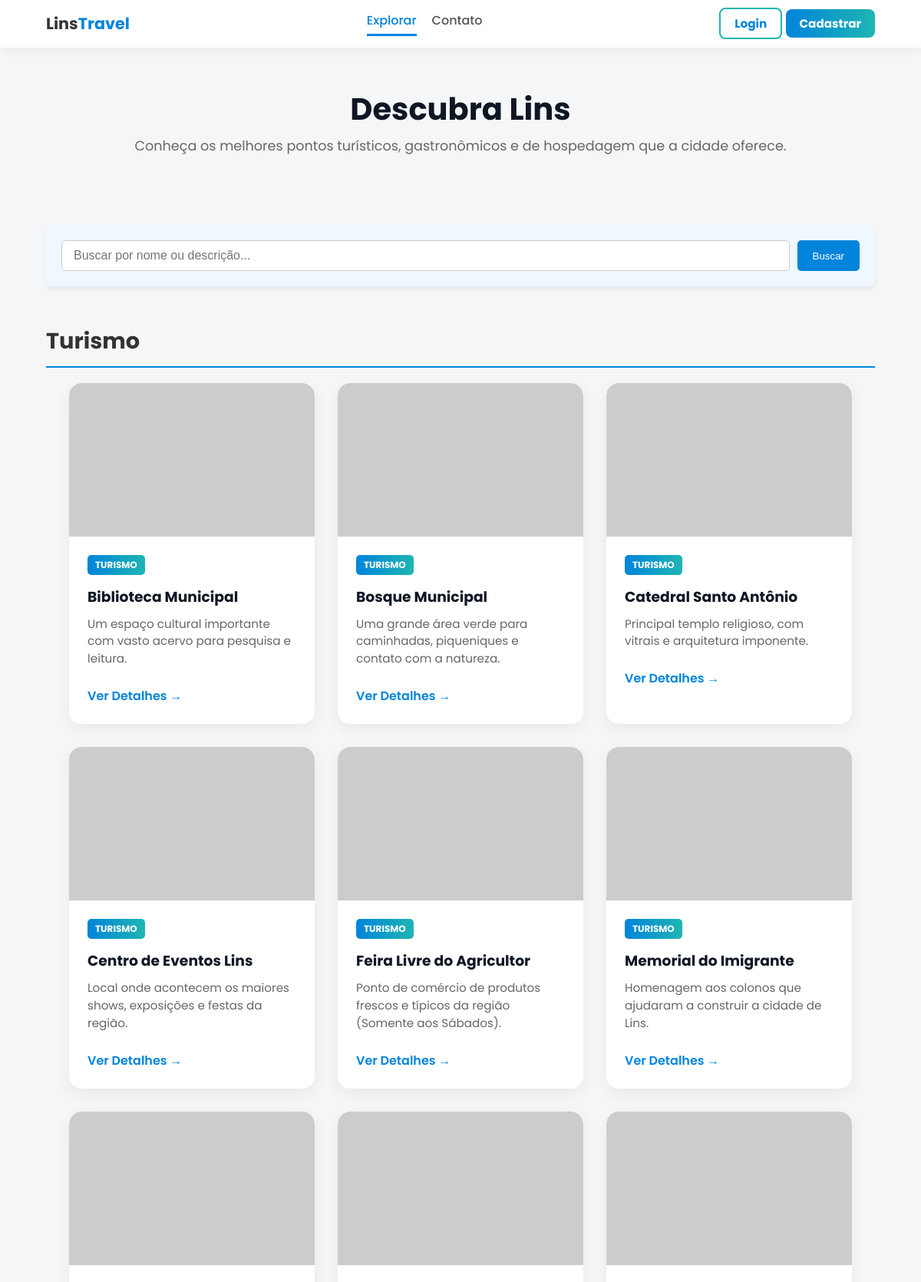
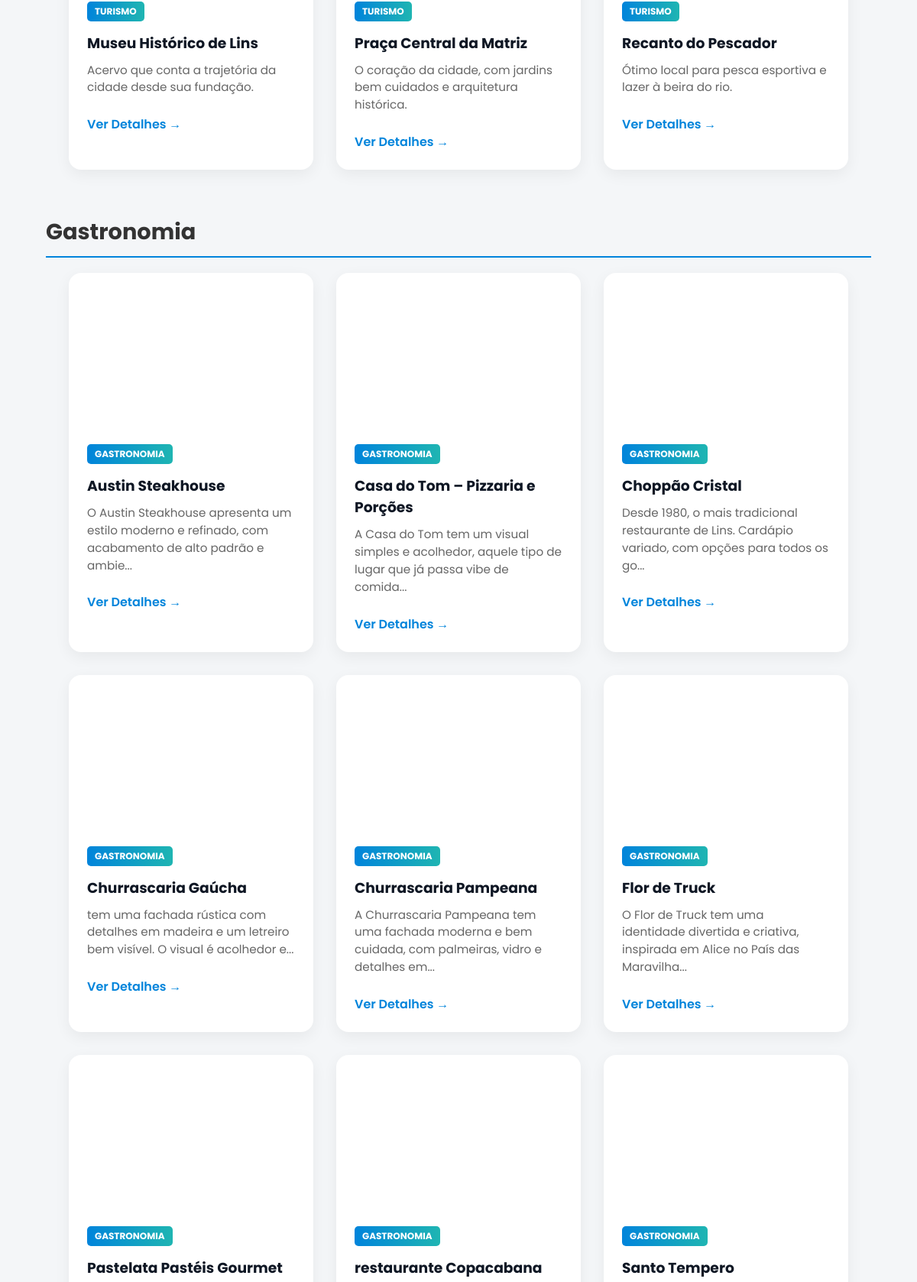
Screenshot of /php/explorar.php (upper part) with the database file from the repository (2 pictures, top to bottom).
### tables this page shows
CREATE TABLE `lugares` (
  `id` int(11) NOT NULL,
  `dono_id` int(11) NOT NULL,
  `nome` varchar(255) NOT NULL,
  `descricao` text NOT NULL,
  `endereco` varchar(255) NOT NULL,
  `imagem` varchar(255) NOT NULL,
  `categoria` enum('destaque','turismo','gastronomia','hospedagem') NOT NULL,
  `status_aprovacao` enum('pendente','aprovado','rejeitado','') NOT NULL,
  `estrelas_media` decimal(2,1) NOT NULL,
  `data_cadastro` datetime NOT NULL,
  `cep` varchar(10) DEFAULT NULL,
  `telefone` varchar(15) DEFAULT NULL
);

### php/explorar.php (the view, shortened to what this page needs)
<?php
include "conn.php";
function buscarLocaisAprovados($pdo, $termoBusca = null) {
    $sql = "SELECT
                id,
                nome,
                descricao,
                categoria,
                imagem
            FROM lugares
            WHERE status_aprovacao = 'aprovado'";
    $params = [];
    $sql .= " ORDER BY categoria, nome ASC";
    try {
        $stmt = $pdo->prepare($sql);
        $stmt->execute($params);
        return $stmt->fetchAll(PDO::FETCH_ASSOC);
    } catch (PDOException $e) {
        error_log("Erro ao buscar locais aprovados: " . $e->getMessage());
        return [];
    }
}
$termoBusca = $_GET['busca'] ?? null;
$locais = buscarLocaisAprovados($pdo, $termoBusca);
$locaisPorCategoria = [];
foreach ($locais as $lugar) {
    $categoria_key = strtolower($lugar['categoria']);
    $locaisPorCategoria[$categoria_key][] = $lugar;
}
$categoriasMap = [
    'destaque' => 'Destaques',
    'turismo' => 'Turismo',
    'gastronomia' => 'Gastronomia',
    'hospedagem' => 'Hospedagem'
];
$isLoggedIn = isset($_SESSION['user']);
$userRole = $_SESSION['user']['role'] ?? null;
?>
<!DOCTYPE html>
<html lang="pt-br">
<head>
    <link rel="stylesheet" href="../css/style.css">
    <link rel="stylesheet" href="../css/explorar.css">
</head>
<body>
<header class="site-header">
    <nav class="navbar" id="navbar">
        <div class="container nav-inner">
            <a class="brand" href="../index.php">Lins<span class="brand-accent">Travel</span></a>
            <div class="nav-links" id="navLinks">
                <a href="explorar.php" class="nav-active">Explorar</a>
                <a href="contato.php">Contato</a>
            </div>
            <div class="nav-actions">
                <?php if ($isLoggedIn): ?>
                    <div class="user-greeting">
                        Olá, <?= htmlspecialchars($_SESSION['user']['name'] ?? 'Usuário') ?>
                        <?php if ($userRole === 'ADM'): ?>
                            <a href="admin_dashboard.php" class="btn btn-primary" style="margin-right: 10px; padding: 5px 10px;">Administração</a>
                        <?php endif; ?>
                        <?php if ($userRole === 'DONO'): ?>
                            <a href="owner_dashboard.php" class="btn btn-primary" style="margin-right: 10px; padding: 5px 10px;">Meu Painel</a>
                        <?php endif; ?>
                        <a href="logout.php" class="btn btn-outline">Sair</a>
                    </div>
                <?php else: ?>
                    <a class="btn btn-outline" href="login.php">Login</a>
                    <a class="btn btn-primary" href="create.php">Cadastrar</a>
                <?php endif; ?>
            </div>
        </div>
    </nav>
</header>
<main>
    <header class="page-header">
        <div class="container">
            <h1>Descubra Lins</h1>
            <p>Conheça os melhores pontos turísticos, gastronômicos e de hospedagem que a cidade oferece.</p>
        </div>
    </header>
    <section class="section explorar-section">
        <div class="container">
            <form action="explorar.php" method="GET" class="search-form">
                <input type="text" name="busca" placeholder="Buscar por nome ou descrição..." value="<?= htmlspecialchars($termoBusca ?? '') ?>">
                <button type="submit">Buscar</button>
            </form>
            <?php if (empty($locais)): ?>
                <div class="no-results">
                    <p>Nenhum local aprovado encontrado no momento<?php echo $termoBusca ? ' para o termo: "'.htmlspecialchars($termoBusca).'"' : ''; ?>.</p>
                    <p>Volte mais tarde ou <a href="contato.php" class="action-link">entre em contato</a> para sugerir um local!</p>
                </div>
            <?php else: ?>
                <?php
                foreach ($categoriasMap as $categoria_key => $categoria_titulo):
                    if (isset($locaisPorCategoria[$categoria_key])):
                ?>
                        <section id="<?= $categoria_key ?>" class="category-section">
                            <h2 class="category-title"><?= $categoria_titulo ?></h2>
                            <div class="grid">
                                <?php foreach ($locaisPorCategoria[$categoria_key] as $lugar):
                                    $detail_link = "detalhe.php?id=" . $lugar['id'];
                                ?>
                                    <a href="<?= $detail_link ?>" class="card">
                                        <div class="card-media"
                                            style="background-image: url('<?= htmlspecialchars($lugar['imagem']) ?>');"
                                            onerror="this.style.backgroundImage='url(https://placehold.co/400x200/cccccc/333333?text=Imagem+N%C3%A3o+Dispon%C3%ADvel)'">
                                        </div>
                                        <div class="card-body">
                                            <span class="status-badge"
                                                style="background: linear-gradient(90deg, #0084db, #1fb5b2); font-size: 0.75rem;">
                                                <?= htmlspecialchars(ucfirst($lugar['categoria'])) ?>
                                            </span>
                                            <h3><?= htmlspecialchars($lugar['nome']) ?></h3>
                                            <p>
                                                <?= htmlspecialchars(mb_strimwidth($lugar['descricao'], 0, 100, "...")) ?>
                                            </p>
                                            <div class="card-action-btn">
                                                Ver Detalhes &rarr;
                                            </div>
                                        </div>
                                    </a>
                                <?php endforeach; ?>
                            </div>
                        </section>
                <?php
                    endif;
                endforeach;
                ?>
            <?php endif; ?>
        </div>
    </section>
</main>
</body>
</html>

### css/style.css (style rules this page uses)
* { margin: 0; padding: 0; box-sizing: border-box; }
body { font-family: "Poppins", Arial, sans-serif; background-color: #f4f6f8; color: #333; line-height: 1.5; }
.container { width: 90%; max-width: 1100px; margin: 0 auto; }
.navbar { background-color: #ffffff; box-shadow: 0 4px 12px rgba(0,0,0,0.05); padding: 15px 0; position: sticky; top: 0; z-index: 100; }
.nav-inner { display: flex; justify-content: space-between; align-items: center; }
.brand { font-size: 1.3rem; font-weight: bold; color: #333; text-decoration: none; }
.brand-accent { color: #0084db; }
.nav-links { display: flex; gap: 20px; }
.nav-links a { text-decoration: none; color: #555; font-weight: 500; }
.btn { text-decoration: none; padding: 8px 18px; border-radius: 8px; font-weight: bold; border: none; cursor: pointer; font-size: 0.95rem; }
.btn-primary { background: linear-gradient(90deg, #0084db, #1fb5b2); color: white; }
.btn-outline { background-color: transparent; border: 2px solid #1fb5b2; color: #0084db; }
.section { padding: 60px 0; }
.grid { display: flex; flex-wrap: wrap; gap: 30px; justify-content: center; }
.card { background: white; width: 320px; border-radius: 16px; box-shadow: 0 6px 20px rgba(0,0,0,0.06); overflow: hidden; transition: transform 0.3s ease; display: flex; flex-direction: column; }
.card-media { height: 180px; background-size: cover; background-position: center; }
.card-body { padding: 24px; display: flex; flex-direction: column; gap: 10px; }
.card-body h3 { margin: 0; color: #0f1724; }
.card-body p { color: #666; font-size: 0.95rem; }

### css/explorar.css (style rules this page uses)
.nav-links a { padding-bottom: 5px; border-bottom: 3px solid transparent; transition: border-color 0.2s, color 0.2s; text-decoration: none; }
.nav-links a.nav-active { color: #0084db; border-bottom-color: #0084db; }
.page-header { text-align: center; padding: 50px 0 30px; background-color: #f4f6f8; }
.page-header h1 { font-size: 2.5rem; color: #0f1724; margin-bottom: 5px; }
.page-header p { color: #666; font-size: 1.1rem; }
.explorar-section { padding-bottom: 60px; }
.grid { display: flex; flex-wrap: wrap; gap: 30px; justify-content: center; }
.card { background: white; width: 320px; border-radius: 16px; box-shadow: 0 6px 20px rgba(0,0,0,0.06); overflow: hidden; transition: transform 0.3s ease, box-shadow 0.3s; display: flex; flex-direction: column; text-decoration: none; color: inherit; }
.card-media { height: 200px; background-size: cover; background-position: center; border-top-left-radius: 16px; border-top-right-radius: 16px; }
.card-body { padding: 24px; display: flex; flex-direction: column; gap: 10px; flex-grow: 1; }
.card-body h3 { color: #0f1724; }
.card-body p { color: #666; }
.status-badge { display: inline-block; padding: 4px 10px; border-radius: 5px; color: white; font-weight: bold; text-transform: uppercase; font-size: 0.75rem; margin-bottom: 5px; align-self: flex-start; }
.card-action-btn { margin-top: 15px; color: #0084db; font-weight: 600; align-self: flex-start; transition: color 0.2s; }

### php/explorar.php (style rules this page uses)
.search-form { display: flex; gap: 10px; padding: 20px; margin-bottom: 30px; background-color: #f0f8ff; border-radius: 8px; box-shadow: 0 4px 6px rgba(0, 0, 0, 0.05); }
.search-form input[type="text"] { flex-grow: 1; padding: 10px 15px; border: 1px solid #ccc; border-radius: 5px; font-size: 1rem; }
.search-form button { background-color: #0084db; color: white; border: none; padding: 10px 20px; border-radius: 5px; cursor: pointer; transition: background-color 0.2s; }
.category-section { margin-bottom: 40px; padding-top: 20px; }
.category-title { border-bottom: 2px solid #0084db; padding-bottom: 10px; margin-bottom: 20px; color: #333; font-size: 1.8rem; }

### rows the page displays
lugares: categoria "TURISMO", nome "Biblioteca Municipal", descricao "Um espaço cultural importante com vasto acervo para pesquisa e leitura."
lugares: categoria "TURISMO", nome "Bosque Municipal", descricao "Uma grande área verde para caminhadas, piqueniques e contato com a natureza."
lugares: categoria "TURISMO", nome "Catedral Santo Antônio", descricao "Principal templo religioso, com vitrais e arquitetura imponente."
lugares: categoria "TURISMO", nome "Centro de Eventos Lins", descricao "Local onde acontecem os maiores shows, exposições e festas da região."
lugares: categoria "TURISMO", nome "Feira Livre do Agricultor", descricao "Ponto de comércio de produtos frescos e típicos da região (Somente aos Sábados)."
lugares: categoria "TURISMO", nome "Memorial do Imigrante", descricao "Homenagem aos colonos que ajudaram a construir a cidade de Lins."
lugares: categoria "TURISMO", nome "Museu Histórico de Lins", descricao "Acervo que conta a trajetória da cidade desde sua fundação."
lugares: categoria "TURISMO", nome "Praça Central da Matriz", descricao "O coração da cidade, com jardins bem cuidados e arquitetura histórica."
lugares: categoria "TURISMO", nome "Recanto do Pescador", descricao "Ótimo local para pesca esportiva e lazer à beira do rio."
lugares: categoria "GASTRONOMIA", nome "Austin Steakhouse", descricao "O Austin Steakhouse apresenta um estilo moderno e refinado, com acabamento de alto padrão e ambie..."
lugares: categoria "GASTRONOMIA", nome "Casa do Tom – Pizzaria e Porções", descricao "A Casa do Tom tem um visual simples e acolhedor, aquele tipo de lugar que já passa vibe de comida..."
lugares: categoria "GASTRONOMIA", nome "Choppão Cristal", descricao "Desde 1980, o mais tradicional restaurante de Lins. Cardápio variado, com opções para todos os go..."
lugares: categoria "GASTRONOMIA", nome "Churrascaria Gaúcha", descricao "tem uma fachada rústica com detalhes em madeira e um letreiro bem visível. O visual é acolhedor e..."
lugares: categoria "GASTRONOMIA", nome "Churrascaria Pampeana", descricao "A Churrascaria Pampeana tem uma fachada moderna e bem cuidada, com palmeiras, vidro e detalhes em..."
lugares: categoria "GASTRONOMIA", nome "Flor de Truck", descricao "O Flor de Truck tem uma identidade divertida e criativa, inspirada em Alice no País das Maravilha..."
lugares: categoria "GASTRONOMIA", nome "Pastelata Pastéis Gourmet"
lugares: categoria "GASTRONOMIA", nome "restaurante Copacabana"
lugares: categoria "GASTRONOMIA", nome "Santo Tempero"

### other values shown
$categoria_titulo "Turismo"
$categoria_titulo "Gastronomia"
